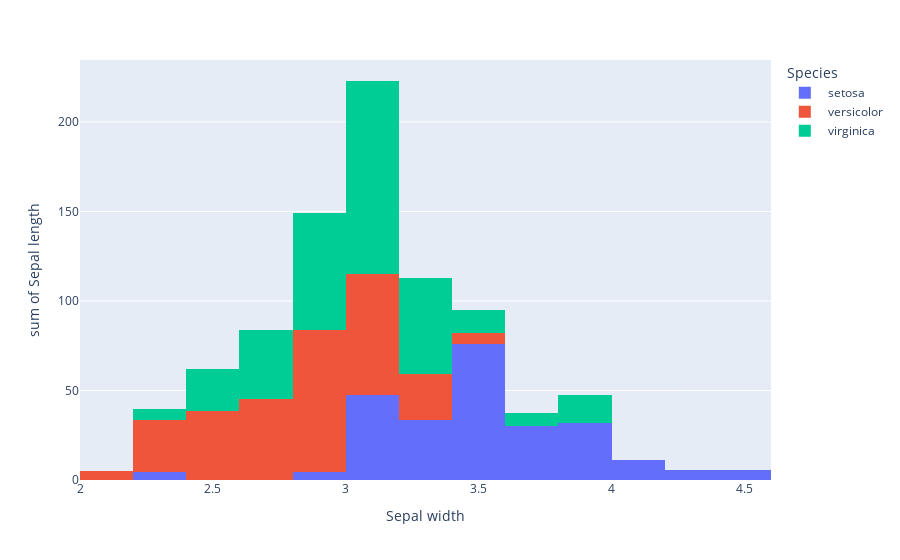

Here is the notebook cell this chart was saved with:
### Markdown cell above
## Try Plotly

### Code cell
fig = px.histogram(df, x="Sepal width", y="Sepal length", color="Species")
fig.show()

### Figure 1 — Plotly figure (JSON) as saved in the notebook; plotly's stock layout.template omitted (floating-point values rounded to 4 significant figures)
{"data": [{"bingroup": "x", "histfunc": "sum", "hovertemplate": "Species= setosa<br>Sepal width=%{x}<br>sum of Sepal length=%{y}<extra></extra>", "legendgroup": " setosa", "marker": {"color": "#636efa", "pattern": {"shape": ""}}, "name": " setosa", "orientation": "v", "showlegend": true, "type": "histogram", "x": [3.5, 3.0, 3.2, 3.1, 3.6, 3.9, 3.4, 3.4, 2.9, 3.1, 3.7, 3.4, 3.0, 3.0, 4.0, 4.4, 3.9, 3.5, 3.8, 3.8, 3.4, 3.7, 3.6, 3.3, 3.4, 3.0, 3.4, 3.5, 3.4, 3.2, 3.1, 3.4, 4.1, 4.2, 3.1, 3.2, 3.5, 3.6, 3.0, 3.4, 3.5, 2.3, 3.2, 3.5, 3.8, 3.0, 3.8, 3.2, 3.7, 3.3], "xaxis": "x", "y": [5.1, 4.9, 4.7, 4.6, 5.0, 5.4, 4.6, 5.0, 4.4, 4.9, 5.4, 4.8, 4.8, 4.3, 5.8, 5.7, 5.4, 5.1, 5.7, 5.1, 5.4, 5.1, 4.6, 5.1, 4.8, 5.0, 5.0, 5.2, 5.2, 4.7, 4.8, 5.4, 5.2, 5.5, 4.9, 5.0, 5.5, 4.9, 4.4, 5.1, 5.0, 4.5, 4.4, 5.0, 5.1, 4.8, 5.1, 4.6, 5.3, 5.0], "yaxis": "y"}, {"bingroup": "x", "histfunc": "sum", "hovertemplate": "Species= versicolor<br>Sepal width=%{x}<br>sum of Sepal length=%{y}<extra></extra>", "legendgroup": " versicolor", "marker": {"color": "#EF553B", "pattern": {"shape": ""}}, "name": " versicolor", "orientation": "v", "showlegend": true, "type": "histogram", "x": [3.2, 3.2, 3.1, 2.3, 2.8, 2.8, 3.3, 2.4, 2.9, 2.7, 2.0, 3.0, 2.2, 2.9, 2.9, 3.1, 3.0, 2.7, 2.2, 2.5, 3.2, 2.8, 2.5, 2.8, 2.9, 3.0, 2.8, 3.0, 2.9, 2.6, 2.4, 2.4, 2.7, 2.7, 3.0, 3.4, 3.1, 2.3, 3.0, 2.5, 2.6, 3.0, 2.6, 2.3, 2.7, 3.0, 2.9, 2.9, 2.5, 2.8], "xaxis": "x", "y": [7.0, 6.4, 6.9, 5.5, 6.5, 5.7, 6.3, 4.9, 6.6, 5.2, 5.0, 5.9, 6.0, 6.1, 5.6, 6.7, 5.6, 5.8, 6.2, 5.6, 5.9, 6.1, 6.3, 6.1, 6.4, 6.6, 6.8, 6.7, 6.0, 5.7, 5.5, 5.5, 5.8, 6.0, 5.4, 6.0, 6.7, 6.3, 5.6, 5.5, 5.5, 6.1, 5.8, 5.0, 5.6, 5.7, 5.7, 6.2, 5.1, 5.7], "yaxis": "y"}, {"bingroup": "x", "histfunc": "sum", "hovertemplate": "Species= virginica<br>Sepal width=%{x}<br>sum of Sepal length=%{y}<extra></extra>", "legendgroup": " virginica", "marker": {"color": "#00cc96", "pattern": {"shape": ""}}, "name": " virginica", "orientation": "v", "showlegend": true, "type": "histogram", "x": [3.3, 2.7, 3.0, 2.9, 3.0, 3.0, 2.5, 2.9, 2.5, 3.6, 3.2, 2.7, 3.0, 2.5, 2.8, 3.2, 3.0, 3.8, 2.6, 2.2, 3.2, 2.8, 2.8, 2.7, 3.3, 3.2, 2.8, 3.0, 2.8, 3.0, 2.8, 3.8, 2.8, 2.8, 2.6, 3.0, 3.4, 3.1, 3.0, 3.1, 3.1, 3.1, 2.7, 3.2, 3.3, 3.0, 2.5, 3.0, 3.4, 3.0], "xaxis": "x", "y": [6.3, 5.8, 7.1, 6.3, 6.5, 7.6, 4.9, 7.3, 6.7, 7.2, 6.5, 6.4, 6.8, 5.7, 5.8, 6.4, 6.5, 7.7, 7.7, 6.0, 6.9, 5.6, 7.7, 6.3, 6.7, 7.2, 6.2, 6.1, 6.4, 7.2, 7.4, 7.9, 6.4, 6.3, 6.1, 7.7, 6.3, 6.4, 6.0, 6.9, 6.7, 6.9, 5.8, 6.8, 6.7, 6.7, 6.3, 6.5, 6.2, 5.9], "yaxis": "y"}], "layout": {"barmode": "relative", "legend": {"title": {"text": "Species"}, "tracegroupgap": 0}, "margin": {"t": 60}, "xaxis": {"anchor": "y", "domain": [0, 1], "title": {"text": "Sepal width"}}, "yaxis": {"anchor": "x", "domain": [0, 1], "title": {"text": "sum of Sepal length"}}}}
